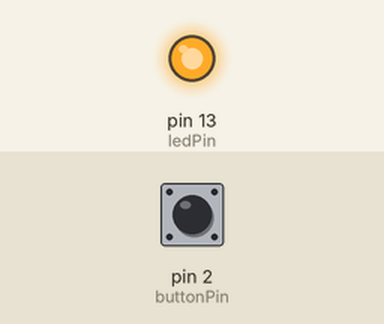
Bench run of a sketch on a simulated Arduino Uno, built with avr-gcc and run on an emulated ATmega328P. Parts: output pins drawn as LEDs (lit = HIGH). The inputs (shaded band) are chosen by the test bench; at power-on: pin 2 (buttonPin) HIGH.

Above: at 1.2 s.
1.3 s: pin 2 (buttonPin) pulled LOW for 0.15 s
At 2.0 s:
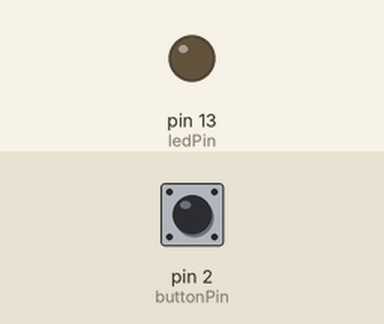
2.9 s: pin 2 (buttonPin) pulled LOW for 1 s
At 4.4 s:
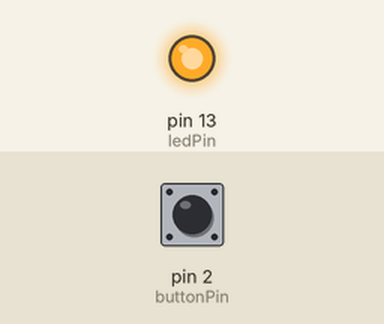
5.4 s: pin 2 (buttonPin) pulled LOW for 3.2 s
At 9.2 s:
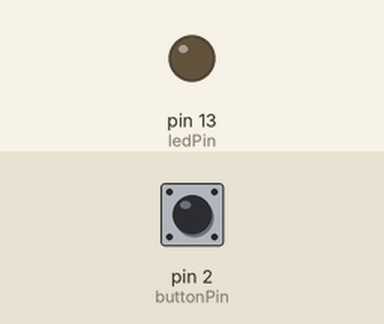
Timing chart, 0 to 10.7 s (numbered marks = the images above; inputs shaded):
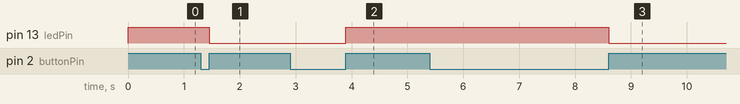

Measured:
- after the input at 1.3 s, pin 13 (ledPin): HIGH → LOW after 0.15 s
- after the input at 2.9 s, pin 13 (ledPin): LOW → HIGH after 1.0 s
- after the input at 5.4 s, pin 13 (ledPin): HIGH → LOW after 3.2 s

The sketch:

led_blink_on_button_pressed.ino
```cpp
//LED Blink using input from Button

const int ledPin = 13;
const int buttonPin = 2;

int buttonState;
int lastButtonState= 0 ;
int ledState = 1;

unsigned long lastDebounceTime = 0;
unsigned long lastDebounceDelay = 100;

void setup() {
  // put your setup code here, to run once:
  pinMode(ledPin, OUTPUT);
  pinMode(buttonPin, INPUT);
  digitalWrite(ledPin, ledState);
}

void loop() {
  // put your main code here, to run repeatedly:
  int reading = digitalRead(buttonPin);

  if(buttonState != lastButtonState){
    lastDebounceTime = millis();
  }

  if(millis() - lastDebounceTime > lastDebounceDelay ){
    if(reading != buttonState){
      buttonState = reading;
      if(buttonState){
      ledState = !ledState;
    }
    }

  }


  digitalWrite(ledPin, ledState);
  lastButtonState = reading;
}
```
